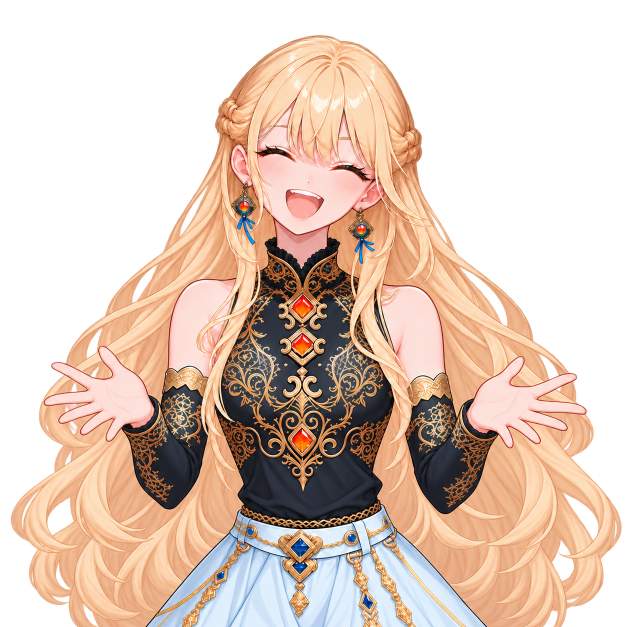
#> input picture 生成元/blonde-tomboy/set-02-palms-waist/rank1.png, 1254 x 1254 px (shown at 1/2 size)
$ python align-rank1.py
#> lines starting #> are read from the running program, lines starting #| are printed output that depends on the picture
"""Uniform layout only: crown and central blue belt jewel anchor the placement."""
from pathlib import Path
import json,subprocess,sys
import numpy as np
from PIL import Image
run=Path(__file__).resolve().parent
raw=Image.open(run/'rank1.png').convert('RGBA')
#> raw is the input picture: PIL image 1254x1254 RGBA; mean R, G, B, A 120.6, 97.9, 83.5, 147.2
preview=raw.resize((1024,1024),Image.Resampling.LANCZOS)
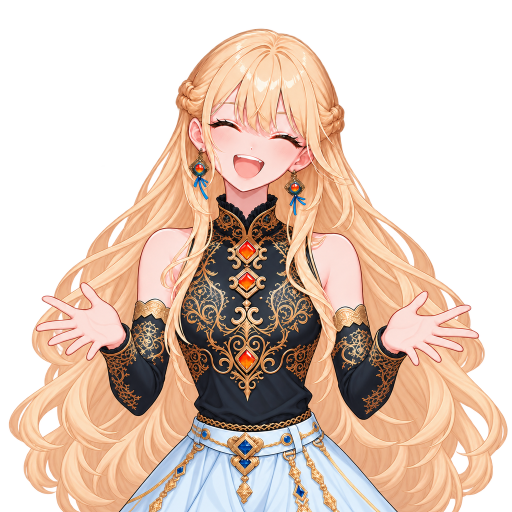
#> preview: PIL image 1024x1024 RGBA (shown at 1/2 size); mean R, G, B, A 120, 97.5, 83.1, 147.2; transparent parts drawn white
path=run/'rank1-normalized-preview.png';preview.save(path)
#> (the run stopped early here; a loop or call above may not have finished)
